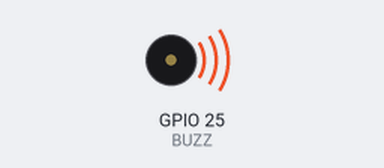
The sketch below on a simulated ESP32. On the bench: buzzer (waves = sounding).

Above: at 0.2 s.
Timing chart, 0 to 3.0 s (numbered marks = the images above):
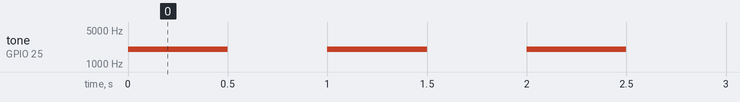

Measured:
- by itself, tone on GPIO 25 (BUZZ): alternates 2000 Hz for 0.50 s and silent for 0.50 s

The sketch:

test_buzzer.ino
```cpp
#define BUZZ 25

void setup() {
  ledcSetup(0, 2000, 8);     // تردد 2000Hz
  ledcAttachPin(BUZZ, 0);
}

void loop() {
  ledcWrite(0, 128);         // تشغيل
  delay(500);
  ledcWrite(0, 0);           // إيقاف
  delay(500);
}
```
